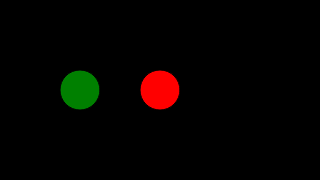
Frame 1 (no input)
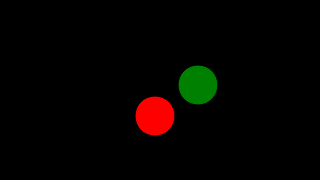
Frame 60 (no input)
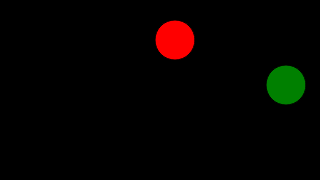
Frame 120 (the mouse pressed at the canvas centre since frame 60)

The p5.js sketch that drew these frames (run headless with seeded random() and noise() and a simulated clock; from frame 60 on, the mouse is pressed at the canvas centre):

// p5.js sketch
// ── sketch.js
let ball = {
  x: 160,
  y: 90,
  xspeed: 5,
  yspeed: 2,
  r: 20,
  c: 'red'
};

let ball2 = {
  x: 80,
  y: 90,
  xspeed: 2,
  yspeed: 5,
  r: 20,
  c: 'green'
};

function setup() {
  createCanvas(320, 180);
}

function draw() {
  background(0);
  draw_ball(ball);
  draw_ball(ball2);
}

function draw_ball(b) {
  fill(b.c);
  ellipse(b.x, b.y, b.r * 2, b.r * 2);
  b.x += b.xspeed;
  b.y += b.yspeed;
  if (b.x > width - b.r || b.x < b.r) {
    b.xspeed = -b.xspeed;
  }
  if (b.y > height - b.r || b.y < b.r) {
    b.yspeed = -b.yspeed;
  }
}

// https://editor.p5js.org/jht1493/sketches/CrWz1PalX
// Ex 5.2 bouncing ball two

// https://editor.p5js.org/jht1493/sketches/4XHAe1BM5
// Ex 5.1 bouncing ball color

// https://editor.p5js.org/jht1493/sketches/rwosDvy8s
// Ex 5.1 bouncing ball function

// https://editor.p5js.org/codingtrain/sketches/omHOuJY1
// p5js Code! - Function Basics

// https://editor.p5js.org/codingtrain/sketches/omHOuJY1
// Function Basics
// Code! Programming with p5.js
// The Coding Train / Daniel Shiffman
// https://thecodingtrain.com/beginners/p5js/5.1-function-basics.html
// https://youtu.be/wRHAitGzBrg
